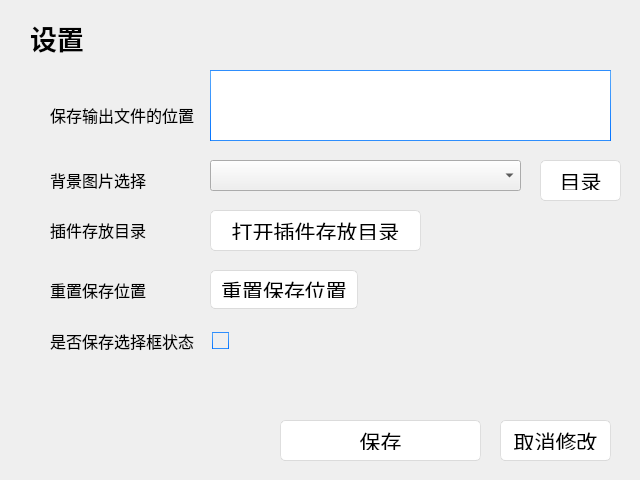
 <widget class="QDialog" name="SettingWin">
  <property name="geometry">
   <rect>
    <x>0</x>
    <y>0</y>
    <width>640</width>
    <height>480</height>
   </rect>
  </property>
  <property name="minimumSize">
   <size>
    <width>640</width>
    <height>480</height>
   </size>
  </property>
  <property name="maximumSize">
   <size>
    <width>640</width>
    <height>480</height>
   </size>
  </property>
  <property name="windowTitle">
   <string>Dialog</string>
  </property>
  <property name="styleSheet">
   <string notr="true">/*
Aqua Style Sheet for QT Applications
Author: Jaime A. Quiroga P.
Company: GTRONICK
Last updated: 22/01/2019, 07:55.
Available at: https://github.com/GTRONICK/QSS/blob/master/Aqua.qss
*/
QMainWindow {
	background-color:#ececec;
}
QTextEdit {
	border-width: 1px;
	border-style: solid;
	border-color: qlineargradient(spread:pad, x1:0.5, y1:1, x2:0.5, y2:0, stop:0 rgba(0, 113, 255, 255), stop:1 rgba(91, 171, 252, 255));
}
QPlainTextEdit {
	border-width: 1px;
	border-style: solid;
	border-color: qlineargradient(spread:pad, x1:0.5, y1:1, x2:0.5, y2:0, stop:0 rgba(0, 113, 255, 255), stop:1 rgba(91, 171, 252, 255));
}
QToolButton {
	border-style: solid;
	border-top-color: qlineargradient(spread:pad, x1:0.5, y1:1, x2:0.5, y2:0, stop:0 rgb(215, 215, 215), stop:1 rgb(222, 222, 222));
	border-right-color: qlineargradient(spread:pad, x1:0, y1:0.5, x2:1, y2:0.5, stop:0 rgb(217, 217, 217), stop:1 rgb(227, 227, 227));
	border-left-color: qlineargradient(spread:pad, x1:0, y1:0.5, x2:1, y2:0.5, stop:0 rgb(227, 227, 227), stop:1 rgb(217, 217, 217));
	border-bottom-color: qlineargradient(spread:pad, x1:0.5, y1:1, x2:0.5, y2:0, stop:0 rgb(215, 215, 215), stop:1 rgb(222, 222, 222));
	border-width: 1px;
	border-radius: 5px;
	color: rgb(0,0,0);
	padding: 2px;
	background-color: rgb(255,255,255);
}
QToolButton:hover{
	border-style: solid;
	border-top-color: qlineargradient(spread:pad, x1:0.5, y1:1, x2:0.5, y2:0, stop:0 rgb(195, 195, 195), stop:1 rgb(222, 222, 222));
	border-right-color: qlineargradient(spread:pad, x1:0, y1:0.5, x2:1, y2:0.5, stop:0 rgb(197, 197, 197), stop:1 rgb(227, 227, 227));
	border-left-color: qlineargradient(spread:pad, x1:0, y1:0.5, x2:1, y2:0.5, stop:0 rgb(227, 227, 227), stop:1 rgb(197, 197, 197));
	border-bottom-color: qlineargradient(spread:pad, x1:0.5, y1:1, x2:0.5, y2:0, stop:0 rgb(195, 195, 195), stop:1 rgb(222, 222, 222));
	border-width: 1px;
	border-radius: 5px;
	color: rgb(0,0,0);
	padding: 2px;
	background-color: rgb(255,255,255);
}
QToolButton:pressed{
	border-style: solid;
	border-top-color: qlineargradient(spread:pad, x1:0.5, y1:1, x2:0.5, y2:0, stop:0 rgb(215, 215, 215), stop:1 rgb(222, 222, 222));
	border-right-color: qlineargradient(spread:pad, x1:0, y1:0.5, x2:1, y2:0.5, stop:0 rgb(217, 217, 217), stop:1 rgb(227, 227, 227));
	border-left-color: qlineargradient(spread:pad, x1:0, y1:0.5, x2:1, y2:0.5, stop:0 rgb(227, 227, 227), stop:1 rgb(217, 217, 217));
	border-bottom-color: qlineargradient(spread:pad, x1:0.5, y1:1, x2:0.5, y2:0, stop:0 rgb(215, 215, 215), stop:1 rgb(222, 222, 222));
	border-width: 1px;
	border-radius: 5px;
	color: rgb(0,0,0);
	padding: 2px;
	background-color: rgb(142,142,142);
}
QPushButton{
	border-style: solid;
	border-top-color: qlineargradient(spread:pad, x1:0.5, y1:1, x2:0.5, y2:0, stop:0 rgb(215, 215, 215), stop:1 rgb(222, 222, 222));
	border-right-color: qlineargradient(spread:pad, x1:0, y1:0.5, x2:1, y2:0.5, stop:0 rgb(217, 217, 217), stop:1 rgb(227, 227, 227));
	border-left-color: qlineargradient(spread:pad, x1:0, y1:0.5, x2:1, y2:0.5, stop:0 rgb(227, 227, 227), stop:1 rgb(217, 217, 217));
	border-bottom-color: qlineargradient(spread:pad, x1:0.5, y1:1, x2:0.5, y2:0, stop:0 rgb(215, 215, 215), stop:1 rgb(222, 222, 222));
	border-width: 1px;
	border-radius: 5px;
	color: rgb(0,0,0);
	font: 16pt &quot;Microsoft YaHei UI&quot;;
	padding: 10px;
	background-color: rgb(255,255,255);
}
QPushButton::default{
	border-style: solid;
	border-top-color: qlineargradient(spread:pad, x1:0.5, y1:1, x2:0.5, y2:0, stop:0 rgb(215, 215, 215), stop:1 rgb(222, 222, 222));
	border-right-color: qlineargradient(spread:pad, x1:0, y1:0.5, x2:1, y2:0.5, stop:0 rgb(217, 217, 217), stop:1 rgb(227, 227, 227));
	border-left-color: qlineargradient(spread:pad, x1:0, y1:0.5, x2:1, y2:0.5, stop:0 rgb(227, 227, 227), stop:1 rgb(217, 217, 217));
	border-bottom-color: qlineargradient(spread:pad, x1:0.5, y1:1, x2:0.5, y2:0, stop:0 rgb(215, 215, 215), stop:1 rgb(222, 222, 222));
	border-width: 1px;
	border-radius: 5px;
	color: rgb(0,0,0);
	font: 16pt &quot;Microsoft YaHei UI&quot;;
	padding: 10px;
	background-color: rgb(255,255,255);
}
QPushButton:hover{
	border-style: solid;
	border-top-color: qlineargradient(spread:pad, x1:0.5, y1:1, x2:0.5, y2:0, stop:0 rgb(195, 195, 195), stop:1 rgb(222, 222, 222));
	border-right-color: qlineargradient(spread:pad, x1:0, y1:0.5, x2:1, y2:0.5, stop:0 rgb(197, 197, 197), stop:1 rgb(227, 227, 227));
	border-left-color: qlineargradient(spread:pad, x1:0, y1:0.5, x2:1, y2:0.5, stop:0 rgb(227, 227, 227), stop:1 rgb(197, 197, 197));
	border-bottom-color: qlineargradient(spread:pad, x1:0.5, y1:1, x2:0.5, y2:0, stop:0 rgb(195, 195, 195), stop:1 rgb(222, 222, 222));
	border-width: 1px;
	border-radius: 5px;
	color: rgb(0,0,0);
	padding: 2px;
	background-color: rgb(255,255,255);
}
QPushButton:pressed{
	border-style: solid;
	border-top-color: qlineargradient(spread:pad, x1:0.5, y1:1, x2:0.5, y2:0, stop:0 rgb(215, 215, 215), stop:1 rgb(222, 222, 222));
	border-right-color: qlineargradient(spread:pad, x1:0, y1:0.5, x2:1, y2:0.5, stop:0 rgb(217, 217, 217), stop:1 rgb(227, 227, 227));
	border-left-color: qlineargradient(spread:pad, x1:0, y1:0.5, x2:1, y2:0.5, stop:0 rgb(227, 227, 227), stop:1 rgb(217, 217, 217));
	border-bottom-color: qlineargradient(spread:pad, x1:0.5, y1:1, x2:0.5, y2:0, stop:0 rgb(215, 215, 215), stop:1 rgb(222, 222, 222));
	border-width: 1px;
	border-radius: 5px;
	color: rgb(0,0,0);
	padding: 2px;
	background-color: rgb(142,142,142);
}
QPushButton:disabled{
	border-style: solid;
	border-top-color: qlineargradient(spread:pad, x1:0.5, y1:1, x2:0.5, y2:0, stop:0 rgb(215, 215, 215), stop:1 rgb(222, 222, 222));
	border-right-color: qlineargradient(spread:pad, x1:0, y1:0.5, x2:1, y2:0.5, stop:0 rgb(217, 217, 217), stop:1 rgb(227, 227, 227));
	border-left-color: qlineargradient(spread:pad, x1:0, y1:0.5, x2:1, y2:0.5, stop:0 rgb(227, 227, 227), stop:1 rgb(217, 217, 217));
	border-bottom-color: qlineargradient(spread:pad, x1:0.5, y1:1, x2:0.5, y2:0, stop:0 rgb(215, 215, 215), stop:1 rgb(222, 222, 222));
	border-width: 1px;
	border-radius: 5px;
	color: #808086;
	padding: 2px;
	background-color: rgb(142,142,142);
}
QLineEdit {
	border-width: 1px; border-radius: 4px;
	border-style: solid;
	border-color: qlineargradient(spread:pad, x1:0.5, y1:1, x2:0.5, y2:0, stop:0 rgba(0, 113, 255, 255), stop:1 rgba(91, 171, 252, 255));
}
QLabel {
	color: #000000;
}
QLCDNumber {
	color: rgb(0, 113, 255, 255);
}
QProgressBar {
	text-align: center;
	color: rgb(240, 240, 240);
	border-width: 1px; 
	border-radius: 10px;
	border-color: rgb(230, 230, 230);
	border-style: solid;
	background-color:rgb(207,207,207);
}
QProgressBar::chunk {
	background-color: qlineargradient(spread:pad, x1:0.5, y1:1, x2:0.5, y2:0, stop:0 rgba(49, 147, 250, 255), stop:1 rgba(34, 142, 255, 255));
	border-radius: 10px;
}
QMenuBar {
	background-color: qlineargradient(spread:pad, x1:0.5, y1:1, x2:0.5, y2:0, stop:0 rgba(207, 209, 207, 255), stop:1 rgba(230, 229, 230, 255));
}
QMenuBar::item {
	color: #000000;
  	spacing: 3px;
  	padding: 1px 4px;
	background-color: qlineargradient(spread:pad, x1:0.5, y1:1, x2:0.5, y2:0, stop:0 rgba(207, 209, 207, 255), stop:1 rgba(230, 229, 230, 255));
}

QMenuBar::item:selected {
  	background-color: qlineargradient(spread:pad, x1:0.5, y1:1, x2:0.5, y2:0, stop:0 rgba(0, 113, 255, 255), stop:1 rgba(91, 171, 252, 255));
	color: #FFFFFF;
}
QMenu::item:selected {
	border-style: solid;
	border-top-color: transparent;
	border-right-color: transparent;
	border-left-color: qlineargradient(spread:pad, x1:0.5, y1:1, x2:0.5, y2:0, stop:0 rgba(0, 113, 255, 255), stop:1 rgba(91, 171, 252, 255));
	border-bottom-color: transparent;
	border-left-width: 2px;
	color: #000000;
	padding-left:15px;
	padding-top:4px;
	padding-bottom:4px;
	padding-right:7px;
}
QMenu::item {
	border-style: solid;
	border-top-color: transparent;
	border-right-color: transparent;
	border-left-color: transparent;
	border-bottom-color: transparent;
	border-bottom-width: 1px;
	color: #000000;
	padding-left:17px;
	padding-top:4px;
	padding-bottom:4px;
	padding-right:7px;
}
QTabWidget {
	color:rgb(0,0,0);
	background-color:#000000;
}
QTabWidget::pane {
		border-color: rgb(223,223,223);
		background-color:rgb(226,226,226);
		border-style: solid;
		border-width: 2px;
    	border-radius: 6px;
}
QTabBar::tab:first {
	border-style: solid;
	border-left-width:1px;
	border-right-width:0px;
	border-top-width:1px;
	border-bottom-width:1px;
	border-top-color: rgb(209,209,209);
	border-left-color: qlineargradient(spread:pad, x1:0.5, y1:1, x2:0.5, y2:0, stop:0 rgba(209, 209, 209, 209), stop:1 rgba(229, 229, 229, 229));
	border-bottom-color: rgb(229,229,229);
	border-top-left-radius: 4px;
	border-bottom-left-radius: 4px;
	color: #000000;
	padding: 3px;
	margin-left:0px;
	background-color: qlineargradient(spread:pad, x1:0.5, y1:1, x2:0.5, y2:0, stop:0 rgba(247, 247, 247, 255), stop:1 rgba(255, 255, 255, 255));
}
QTabBar::tab:last {
	border-style: solid;
	border-width:1px;
	border-top-color: rgb(209,209,209);
	border-left-color: qlineargradient(spread:pad, x1:0.5, y1:1, x2:0.5, y2:0, stop:0 rgba(209, 209, 209, 209), stop:1 rgba(229, 229, 229, 229));
	border-right-color: qlineargradient(spread:pad, x1:0.5, y1:1, x2:0.5, y2:0, stop:0 rgba(209, 209, 209, 209), stop:1 rgba(229, 229, 229, 229));
	border-bottom-color: rgb(229,229,229);
	border-top-right-radius: 4px;
	border-bottom-right-radius: 4px;
	color: #000000;
	padding: 3px;
	margin-left:0px;
	background-color: qlineargradient(spread:pad, x1:0.5, y1:1, x2:0.5, y2:0, stop:0 rgba(247, 247, 247, 255), stop:1 rgba(255, 255, 255, 255));
}
QTabBar::tab {
	border-style: solid;
	border-top-width:1px;
	border-bottom-width:1px;
	border-left-width:1px;
	border-top-color: rgb(209,209,209);
	border-left-color: qlineargradient(spread:pad, x1:0.5, y1:1, x2:0.5, y2:0, stop:0 rgba(209, 209, 209, 209), stop:1 rgba(229, 229, 229, 229));
	border-bottom-color: rgb(229,229,229);
	color: #000000;
	padding: 3px;
	margin-left:0px;
	background-color: qlineargradient(spread:pad, x1:0.5, y1:1, x2:0.5, y2:0, stop:0 rgba(247, 247, 247, 255), stop:1 rgba(255, 255, 255, 255));
}
QTabBar::tab:selected, QTabBar::tab:last:selected, QTabBar::tab:hover {
  	border-style: solid;
  	border-left-width:1px;
	border-right-color: transparent;
	border-top-color: rgb(209,209,209);
	border-left-color: qlineargradient(spread:pad, x1:0.5, y1:1, x2:0.5, y2:0, stop:0 rgba(209, 209, 209, 209), stop:1 rgba(229, 229, 229, 229));
	border-bottom-color: rgb(229,229,229);
	color: #FFFFFF;
	padding: 3px;
	margin-left:0px;
	background-color: qlineargradient(spread:pad, x1:0.5, y1:1, x2:0.5, y2:0, stop:0 rgba(0, 113, 255, 255), stop:1 rgba(91, 171, 252, 255));
}

QTabBar::tab:selected, QTabBar::tab:first:selected, QTabBar::tab:hover {
  	border-style: solid;
  	border-left-width:1px;
  	border-bottom-width:1px;
  	border-top-width:1px;
	border-right-color: transparent;
	border-top-color: rgb(209,209,209);
	border-left-color: qlineargradient(spread:pad, x1:0.5, y1:1, x2:0.5, y2:0, stop:0 rgba(209, 209, 209, 209), stop:1 rgba(229, 229, 229, 229));
	border-bottom-color: rgb(229,229,229);
	color: #FFFFFF;
	padding: 3px;
	margin-left:0px;
	background-color: qlineargradient(spread:pad, x1:0.5, y1:1, x2:0.5, y2:0, stop:0 rgba(0, 113, 255, 255), stop:1 rgba(91, 171, 252, 255));
}

QCheckBox {
	color: #000000;
	padding: 2px;
}
QCheckBox:disabled {
	color: #808086;
	padding: 2px;
}

QCheckBox:hover {
	border-radius:4px;
	border-style:solid;
	padding-left: 1px;
	padding-right: 1px;
	padding-bottom: 1px;
	padding-top: 1px;
	border-width:1px;
	border-color: transparent;
}
QCheckBox::indicator:checked {

	height: 10px;
	width: 10px;
	border-style:solid;
	border-width: 1px;
	border-color: qlineargradient(spread:pad, x1:0.5, y1:1, x2:0.5, y2:0, stop:0 rgba(0, 113, 255, 255), stop:1 rgba(91, 171, 252, 255));
	color: #000000;
	background-color: qlineargradient(spread:pad, x1:0.5, y1:1, x2:0.5, y2:0, stop:0 rgba(0, 113, 255, 255), stop:1 rgba(91, 171, 252, 255));
}
QCheckBox::indicator:unchecked {

	height: 10px;
	width: 10px;
	border-style:solid;
	border-width: 1px;
	border-color: qlineargradient(spread:pad, x1:0.5, y1:1, x2:0.5, y2:0, stop:0 rgba(0, 113, 255, 255), stop:1 rgba(91, 171, 252, 255));
	color: #000000;
}
QRadioButton {
	color: 000000;
	padding: 1px;
}
QRadioButton::indicator:checked {
	height: 10px;
	width: 10px;
	border-style:solid;
	border-radius:5px;
	border-width: 1px;
	border-color: qlineargradient(spread:pad, x1:0.5, y1:1, x2:0.5, y2:0, stop:0 rgba(0, 113, 255, 255), stop:1 rgba(91, 171, 252, 255));
	color: #a9b7c6;
	background-color: qlineargradient(spread:pad, x1:0.5, y1:1, x2:0.5, y2:0, stop:0 rgba(0, 113, 255, 255), stop:1 rgba(91, 171, 252, 255));
}
QRadioButton::indicator:!checked {
	height: 10px;
	width: 10px;
	border-style:solid;
	border-radius:5px;
	border-width: 1px;
	border-color: qlineargradient(spread:pad, x1:0.5, y1:1, x2:0.5, y2:0, stop:0 rgba(0, 113, 255, 255), stop:1 rgba(91, 171, 252, 255));
	color: #a9b7c6;
	background-color: transparent;
}
QStatusBar {
	color:#027f7f;
}
QSpinBox {
	border-style: solid;
	border-width: 1px;
	border-color: qlineargradient(spread:pad, x1:0.5, y1:1, x2:0.5, y2:0, stop:0 rgba(0, 113, 255, 255), stop:1 rgba(91, 171, 252, 255));
}
QDoubleSpinBox {
	border-style: solid;
	border-width: 1px;
	border-color: qlineargradient(spread:pad, x1:0.5, y1:1, x2:0.5, y2:0, stop:0 rgba(0, 113, 255, 255), stop:1 rgba(91, 171, 252, 255));
}
QTimeEdit {
	border-style: solid;
	border-width: 1px;
	border-color: qlineargradient(spread:pad, x1:0.5, y1:1, x2:0.5, y2:0, stop:0 rgba(0, 113, 255, 255), stop:1 rgba(91, 171, 252, 255));
}
QDateTimeEdit {
	border-style: solid;
	border-width: 1px;
	border-color: qlineargradient(spread:pad, x1:0.5, y1:1, x2:0.5, y2:0, stop:0 rgba(0, 113, 255, 255), stop:1 rgba(91, 171, 252, 255));
}
QDateEdit {
	border-style: solid;
	border-width: 1px;
	border-color: qlineargradient(spread:pad, x1:0.5, y1:1, x2:0.5, y2:0, stop:0 rgba(0, 113, 255, 255), stop:1 rgba(91, 171, 252, 255));
}

QToolBox {
	color: #a9b7c6;
	background-color:#000000;
}
QToolBox::tab {
	color: #a9b7c6;
	background-color:#000000;
}
QToolBox::tab:selected {
	color: #FFFFFF;
	background-color:#000000;
}
QScrollArea {
	color: #FFFFFF;
	background-color:#000000;
}
QSlider::groove:horizontal {
	height: 5px;
	background-color: qlineargradient(spread:pad, x1:0.5, y1:1, x2:0.5, y2:0, stop:0 rgba(49, 147, 250, 255), stop:1 rgba(34, 142, 255, 255));
}
QSlider::groove:vertical {
	width: 5px;
	background-color: qlineargradient(spread:pad, x1:0.5, y1:1, x2:0.5, y2:0, stop:0 rgba(49, 147, 250, 255), stop:1 rgba(34, 142, 255, 255));
}
QSlider::handle:horizontal {
	background: rgb(253,253,253);
	border-style: solid;
	border-width: 1px;
	border-color: rgb(207,207,207);
	width: 12px;
	margin: -5px 0;
	border-radius: 7px;
}
QSlider::handle:vertical {
	background: rgb(253,253,253);
	border-style: solid;
	border-width: 1px;
	border-color: rgb(207,207,207);
	height: 12px;
	margin: 0 -5px;
	border-radius: 7px;
}
QSlider::add-page:horizontal {
    background: rgb(181,181,181);
}
QSlider::add-page:vertical {
    background: rgb(181,181,181);
}
QSlider::sub-page:horizontal {
    background-color: qlineargradient(spread:pad, x1:0.5, y1:1, x2:0.5, y2:0, stop:0 rgba(49, 147, 250, 255), stop:1 rgba(34, 142, 255, 255));
}
QSlider::sub-page:vertical {
    background-color: qlineargradient(spread:pad, y1:0.5, x1:1, y2:0.5, x2:0, stop:0 rgba(49, 147, 250, 255), stop:1 rgba(34, 142, 255, 255));
}
QScrollBar:horizontal {
	max-height: 20px;
	border: 1px transparent grey;
	margin: 0px 20px 0px 20px;
}
QScrollBar:vertical {
	max-width: 20px;
	border: 1px transparent grey;
	margin: 20px 0px 20px 0px;
}
QScrollBar::handle:horizontal {
	background: rgb(253,253,253);
	border-style: solid;
	border-width: 1px;
	border-color: rgb(207,207,207);
	border-radius: 7px;
	min-width: 25px;
}
QScrollBar::handle:horizontal:hover {
	background: rgb(253,253,253);
	border-style: solid;
	border-width: 1px;
	border-color: rgb(147, 200, 200);
	border-radius: 7px;
	min-width: 25px;
}
QScrollBar::handle:vertical {
	background: rgb(253,253,253);
	border-style: solid;
	border-width: 1px;
	border-color: rgb(207,207,207);
	border-radius: 7px;
	min-height: 25px;
}
QScrollBar::handle:vertical:hover {
	background: rgb(253,253,253);
	border-style: solid;
	border-width: 1px;
	border-color: rgb(147, 200, 200);
	border-radius: 7px;
	min-height: 25px;
}
QScrollBar::add-line:horizontal {
   border: 2px transparent grey;
   border-top-right-radius: 7px;
   border-bottom-right-radius: 7px;
   background: rgba(34, 142, 255, 255);
   width: 20px;
   subcontrol-position: right;
   subcontrol-origin: margin;
}
QScrollBar::add-line:horizontal:pressed {
   border: 2px transparent grey;
   border-top-right-radius: 7px;
   border-bottom-right-radius: 7px;
   background: rgb(181,181,181);
   width: 20px;
   subcontrol-position: right;
   subcontrol-origin: margin;
}
QScrollBar::add-line:vertical {
   border: 2px transparent grey;
   border-bottom-left-radius: 7px;
   border-bottom-right-radius: 7px;
   background: rgba(34, 142, 255, 255);
   height: 20px;
   subcontrol-position: bottom;
   subcontrol-origin: margin;
}
QScrollBar::add-line:vertical:pressed {
   border: 2px transparent grey;
   border-bottom-left-radius: 7px;
   border-bottom-right-radius: 7px;
   background: rgb(181,181,181);
   height: 20px;
   subcontrol-position: bottom;
   subcontrol-origin: margin;
}
QScrollBar::sub-line:horizontal {
   border: 2px transparent grey;
   border-top-left-radius: 7px;
   border-bottom-left-radius: 7px;
   background: rgba(34, 142, 255, 255);
   width: 20px;
   subcontrol-position: left;
   subcontrol-origin: margin;
}
QScrollBar::sub-line:horizontal:pressed {
   border: 2px transparent grey;
   border-top-left-radius: 7px;
   border-bottom-left-radius: 7px;
   background: rgb(181,181,181);
   width: 20px;
   subcontrol-position: left;
   subcontrol-origin: margin;
}
QScrollBar::sub-line:vertical {
   border: 2px transparent grey;
   border-top-left-radius: 7px;
   border-top-right-radius: 7px;
   background: rgba(34, 142, 255, 255);
   height: 20px;
   subcontrol-position: top;
   subcontrol-origin: margin;
}
QScrollBar::sub-line:vertical:pressed {
   border: 2px transparent grey;
   border-top-left-radius: 7px;
   border-top-right-radius: 7px;
   background: rgb(181,181,181);
   height: 20px;
   subcontrol-position: top;
   subcontrol-origin: margin;
}
QScrollBar::left-arrow:horizontal {
   border: 1px transparent grey;
   border-top-left-radius: 3px;
   border-bottom-left-radius: 3px;
   width: 6px;
   height: 6px;
   background: white;
}
QScrollBar::right-arrow:horizontal {
   border: 1px transparent grey;
   border-top-right-radius: 3px;
   border-bottom-right-radius: 3px;
   width: 6px;
   height: 6px;
   background: white;
}
QScrollBar::up-arrow:vertical {
   border: 1px transparent grey;
   border-top-left-radius: 3px;
   border-top-right-radius: 3px;
   width: 6px;
   height: 6px;
   background: white;
}
QScrollBar::down-arrow:vertical {
   border: 1px transparent grey;
   border-bottom-left-radius: 3px;
   border-bottom-right-radius: 3px;
   width: 6px;
   height: 6px;
   background: white;
}
QScrollBar::add-page:horizontal, QScrollBar::sub-page:horizontal {
   background: none;
}
QScrollBar::add-page:vertical, QScrollBar::sub-page:vertical {
   background: none;
}</string>
  </property>
  <widget class="QPushButton" name="button_cancel">
   <property name="geometry">
    <rect>
     <x>500</x>
     <y>420</y>
     <width>111</width>
     <height>41</height>
    </rect>
   </property>
   <property name="font">
    <font>
     <family>Microsoft YaHei UI</family>
     <pointsize>16</pointsize>
     <italic>false</italic>
     <bold>false</bold>
    </font>
   </property>
   <property name="text">
    <string>取消修改</string>
   </property>
  </widget>
  <widget class="QPushButton" name="button_save_setting">
   <property name="geometry">
    <rect>
     <x>280</x>
     <y>420</y>
     <width>201</width>
     <height>41</height>
    </rect>
   </property>
   <property name="font">
    <font>
     <family>Microsoft YaHei UI</family>
     <pointsize>16</pointsize>
     <italic>false</italic>
     <bold>false</bold>
    </font>
   </property>
   <property name="text">
    <string>保存</string>
   </property>
  </widget>
  <widget class="QWidget" name="layoutWidget">
   <property name="geometry">
    <rect>
     <x>30</x>
     <y>20</y>
     <width>102</width>
     <height>35</height>
    </rect>
   </property>
   <layout class="QHBoxLayout" name="horizontalLayout">
    <item>
     <widget class="QLabel" name="label">
      <property name="font">
       <font>
        <family>更纱黑体 UI SC</family>
        <pointsize>20</pointsize>
        <bold>true</bold>
       </font>
      </property>
      <property name="text">
       <string>设置</string>
      </property>
     </widget>
    </item>
   </layout>
  </widget>
  <widget class="QLabel" name="label_6">
   <property name="geometry">
    <rect>
     <x>50</x>
     <y>160</y>
     <width>147</width>
     <height>39</height>
    </rect>
   </property>
   <property name="font">
    <font>
     <family>等距更纱黑体 Slab SC</family>
     <pointsize>12</pointsize>
    </font>
   </property>
   <property name="text">
    <string>背景图片选择</string>
   </property>
  </widget>
  <widget class="QComboBox" name="combo_background">
   <property name="geometry">
    <rect>
     <x>210</x>
     <y>160</y>
     <width>311</width>
     <height>31</height>
    </rect>
   </property>
   <property name="font">
    <font>
     <pointsize>14</pointsize>
    </font>
   </property>
  </widget>
  <widget class="QLabel" name="label_3">
   <property name="geometry">
    <rect>
     <x>50</x>
     <y>330</y>
     <width>144</width>
     <height>21</height>
    </rect>
   </property>
   <property name="font">
    <font>
     <family>等距更纱黑体 Slab SC</family>
     <pointsize>12</pointsize>
    </font>
   </property>
   <property name="text">
    <string>是否保存选择框状态</string>
   </property>
  </widget>
  <widget class="QCheckBox" name="check_is_save_check_box_status">
   <property name="geometry">
    <rect>
     <x>210</x>
     <y>330</y>
     <width>177</width>
     <height>21</height>
    </rect>
   </property>
   <property name="font">
    <font>
     <family>更纱黑体 SC</family>
     <pointsize>12</pointsize>
    </font>
   </property>
   <property name="styleSheet">
    <string notr="true">QCheckBox {
	color: #000000;
	padding: 2px;
}
QCheckBox:disabled {
	color: #808086;
	padding: 2px;
}

QCheckBox:hover {
	border-radius:4px;
	border-style:solid;
	padding-left: 1px;
	padding-right: 1px;
	padding-bottom: 1px;
	padding-top: 1px;
	border-width:1px;
	border-color: transparent;
}
QCheckBox::indicator:checked {

	height: 15px;
	width: 15px;
	border-style:solid;
	border-width: 1px;
	border-color: qlineargradient(spread:pad, x1:0.5, y1:1, x2:0.5, y2:0, stop:0 rgba(0, 113, 255, 255), stop:1 rgba(91, 171, 252, 255));
	color: #000000;
	background-color: qlineargradient(spread:pad, x1:0.5, y1:1, x2:0.5, y2:0, stop:0 rgba(0, 113, 255, 255), stop:1 rgba(91, 171, 252, 255));
}
QCheckBox::indicator:unchecked {

	height: 15px;
	width: 15px;
	border-style:solid;
	border-width: 1px;
	border-color: qlineargradient(spread:pad, x1:0.5, y1:1, x2:0.5, y2:0, stop:0 rgba(0, 113, 255, 255), stop:1 rgba(91, 171, 252, 255));
	color: #000000;
}</string>
   </property>
   <property name="text">
    <string/>
   </property>
  </widget>
  <widget class="QPushButton" name="button_open_background_dir">
   <property name="geometry">
    <rect>
     <x>540</x>
     <y>160</y>
     <width>81</width>
     <height>41</height>
    </rect>
   </property>
   <property name="font">
    <font>
     <family>Microsoft YaHei UI</family>
     <pointsize>16</pointsize>
     <italic>false</italic>
     <bold>false</bold>
    </font>
   </property>
   <property name="text">
    <string>目录</string>
   </property>
  </widget>
  <widget class="QLabel" name="label_7">
   <property name="geometry">
    <rect>
     <x>50</x>
     <y>210</y>
     <width>147</width>
     <height>39</height>
    </rect>
   </property>
   <property name="font">
    <font>
     <family>等距更纱黑体 Slab SC</family>
     <pointsize>12</pointsize>
    </font>
   </property>
   <property name="text">
    <string>插件存放目录</string>
   </property>
  </widget>
  <widget class="QPushButton" name="button_open_plugin_dir">
   <property name="geometry">
    <rect>
     <x>210</x>
     <y>210</y>
     <width>211</width>
     <height>41</height>
    </rect>
   </property>
   <property name="font">
    <font>
     <family>Microsoft YaHei UI</family>
     <pointsize>16</pointsize>
     <italic>false</italic>
     <bold>false</bold>
    </font>
   </property>
   <property name="text">
    <string>打开插件存放目录</string>
   </property>
  </widget>
  <widget class="QTextEdit" name="output_save_location">
   <property name="geometry">
    <rect>
     <x>210</x>
     <y>70</y>
     <width>401</width>
     <height>71</height>
    </rect>
   </property>
  </widget>
  <widget class="QLabel" name="label_2">
   <property name="geometry">
    <rect>
     <x>50</x>
     <y>90</y>
     <width>161</width>
     <height>49</height>
    </rect>
   </property>
   <property name="font">
    <font>
     <family>等距更纱黑体 Slab SC</family>
     <pointsize>12</pointsize>
    </font>
   </property>
   <property name="text">
    <string>保存输出文件的位置</string>
   </property>
  </widget>
  <widget class="QPushButton" name="button_reset_save_location">
   <property name="geometry">
    <rect>
     <x>210</x>
     <y>270</y>
     <width>148</width>
     <height>39</height>
    </rect>
   </property>
   <property name="font">
    <font>
     <family>Microsoft YaHei UI</family>
     <pointsize>16</pointsize>
     <italic>false</italic>
     <bold>false</bold>
    </font>
   </property>
   <property name="text">
    <string>重置保存位置</string>
   </property>
  </widget>
  <widget class="QLabel" name="label_5">
   <property name="geometry">
    <rect>
     <x>50</x>
     <y>270</y>
     <width>111</width>
     <height>39</height>
    </rect>
   </property>
   <property name="font">
    <font>
     <family>等距更纱黑体 Slab SC</family>
     <pointsize>12</pointsize>
    </font>
   </property>
   <property name="text">
    <string>重置保存位置</string>
   </property>
  </widget>
 </widget>
